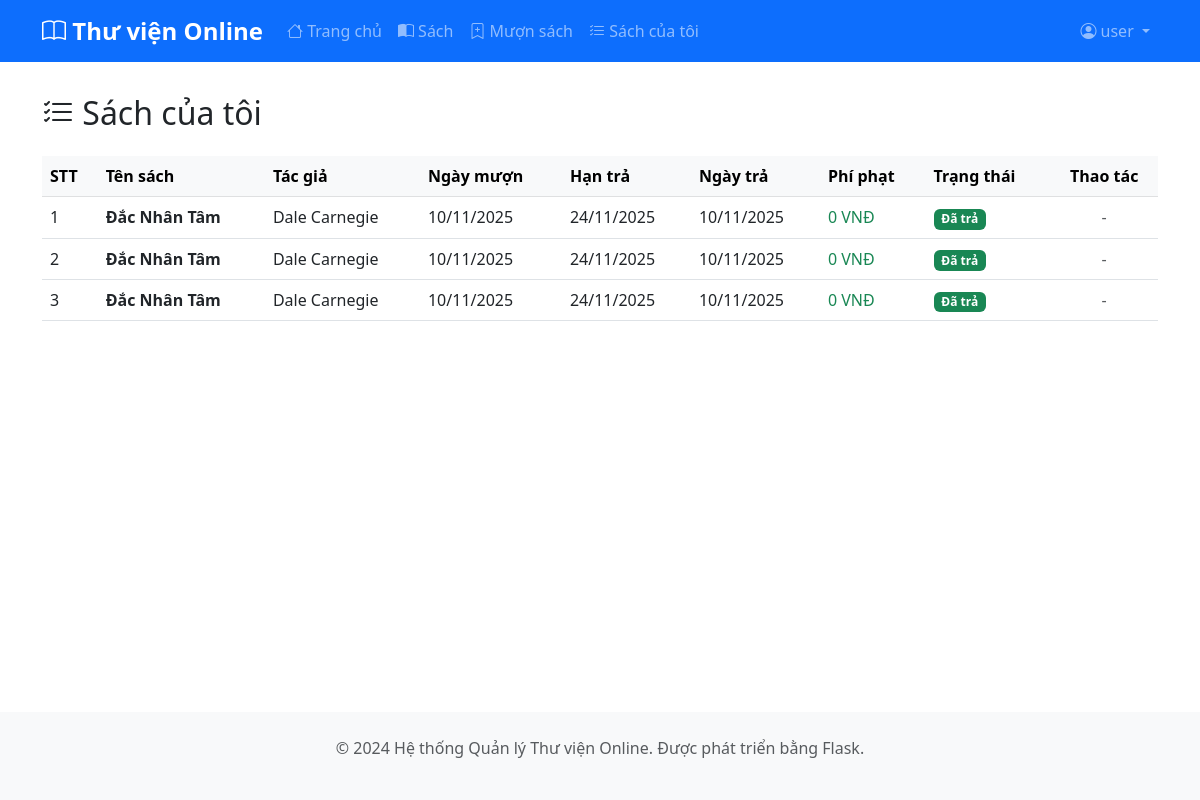
/my-borrows (signed in), run on the app's committed database.
### models.py (models this page shows, shortened)
class User(UserMixin, db.Model):
    id = db.Column(db.Integer, primary_key=True)
    username = db.Column(db.String(80), unique=True, nullable=False)
    password_hash = db.Column(db.String(200), nullable=False)
    role = db.Column(db.String(20), default='user')  # 'admin' hoặc 'user'
    def is_admin(self):
        return self.role == 'admin'

class BorrowRecord(db.Model):
    id = db.Column(db.Integer, primary_key=True)
    book_id = db.Column(db.Integer, db.ForeignKey('book.id'), nullable=False)
    user_id = db.Column(db.Integer, db.ForeignKey('user.id'), nullable=False)
    borrow_date = db.Column(db.DateTime, default=datetime.utcnow)
    due_date = db.Column(db.DateTime, nullable=False)
    return_date = db.Column(db.DateTime)
    status = db.Column(db.String(20), default='borrowing')  # 'borrowing' hoặc 'returned'
    late_fee = db.Column(db.Integer, default=0)
    book = db.relationship('Book', backref='borrow_records')
    user = db.relationship('User', backref='borrow_records')
    def is_overdue(self):
        return self.status == 'borrowing' and datetime.utcnow() > self.due_date

class Book(db.Model):
    id = db.Column(db.Integer, primary_key=True)
    title = db.Column(db.String(200), nullable=False)
    author = db.Column(db.String(100), nullable=False)
    category = db.Column(db.String(50))
    quantity = db.Column(db.Integer, default=1)
    available = db.Column(db.Integer, default=1)
    created_at = db.Column(db.DateTime, default=datetime.utcnow)

### app.py (the view)
@app.route('/my-borrows')
@login_required
def my_borrows():
    records = BorrowRecord.query.filter_by(user_id=current_user.id).order_by(BorrowRecord.borrow_date.desc()).all()
    for record in records:
        if record.status == 'borrowing':
            record.calculate_late_fee(app.config['LATE_FEE_PER_DAY'])
    return render_template('my_borrows.html', records=records)

### app.py (called while the page is built)
@login_manager.user_loader
def load_user(user_id):
    return User.query.get(int(user_id))

### templates/my_borrows.html (shortened to what this page needs)
{% extends "base.html" %}
{% block content %}
<h2 class="mb-4"><i class="bi bi-list-check"></i> Sách của tôi</h2>
{% if records %}
<div class="table-responsive">
    <table class="table table-hover">
        <thead class="table-light">
            <tr>
                <th>STT</th>
                <th>Tên sách</th>
                <th>Tác giả</th>
                <th>Ngày mượn</th>
                <th>Hạn trả</th>
                <th>Ngày trả</th>
                <th>Phí phạt</th>
                <th>Trạng thái</th>
                <th class="text-center">Thao tác</th>
            </tr>
        </thead>
        <tbody>
            {% for record in records %}
            <tr {% if record.is_overdue() %}class="table-danger"{% endif %}>
                <td>{{ loop.index }}</td>
                <td><strong>{{ record.book.title }}</strong></td>
                <td>{{ record.book.author }}</td>
                <td>{{ record.borrow_date.strftime('%d/%m/%Y') }}</td>
                <td>
                    {{ record.due_date.strftime('%d/%m/%Y') }}
                </td>
                <td>
                    {% if record.return_date %}
                    {{ record.return_date.strftime('%d/%m/%Y') }}
                    {% else %}
                    <span class="text-muted">Chưa trả</span>
                    {% endif %}
                </td>
                <td>
                    {% if record.late_fee > 0 %}
                    <span class="text-danger fw-bold">{{ "{:,}".format(record.late_fee) }} VNĐ</span>
                    {% else %}
                    <span class="text-success">0 VNĐ</span>
                    {% endif %}
                </td>
                <td>
                    {% if record.status == 'borrowing' %}
                    <span class="badge bg-warning">Đang mượn</span>
                    {% else %}
                    <span class="badge bg-success">Đã trả</span>
                    {% endif %}
                </td>
                <td class="text-center">
                    {% if record.status == 'borrowing' %}
                    <a href="{{ url_for('return_book', id=record.id) }}"
                       class="btn btn-sm btn-success"
                       onclick="return confirm('Xác nhận trả sách?')">
                        <i class="bi bi-check-circle"></i> Trả sách
                    </a>
                    {% else %}
                    <span class="text-muted">-</span>
                    {% endif %}
                </td>
            </tr>
            {% endfor %}
        </tbody>
    </table>
</div>
{% set active_borrows = records|selectattr('status', 'equalto', 'borrowing')|list %}
{% else %}
<div class="alert alert-info">
    <i class="bi bi-info-circle"></i> Bạn chưa mượn sách nào.
    <a href="{{ url_for('borrow') }}" class="alert-link">Mượn sách ngay</a>
</div>
{% endif %}
{% endblock %}

### templates/base.html (shortened to what this page needs)
<!DOCTYPE html>
<html lang="vi">
<head>
    <link href="https://cdn.jsdelivr.net/npm/bootstrap@5.3.0/dist/css/bootstrap.min.css" rel="stylesheet">
    <link rel="stylesheet" href="https://cdn.jsdelivr.net/npm/bootstrap-icons@1.11.0/font/bootstrap-icons.css">
</head>
<body>
    <nav class="navbar navbar-expand-lg navbar-dark bg-primary">
        <div class="container">
            <a class="navbar-brand" href="{{ url_for('index') }}">
                <i class="bi bi-book"></i> Thư viện Online
            </a>
            <div class="collapse navbar-collapse" id="navbarNav">
                <ul class="navbar-nav me-auto">
                    <li class="nav-item">
                        <a class="nav-link" href="{{ url_for('index') }}">
                            <i class="bi bi-house"></i> Trang chủ
                        </a>
                    </li>
                    <li class="nav-item">
                        <a class="nav-link" href="{{ url_for('books') }}">
                            <i class="bi bi-book-half"></i> Sách
                        </a>
                    </li>
                    {% if current_user.is_authenticated %}
                    <li class="nav-item">
                        <a class="nav-link" href="{{ url_for('borrow') }}">
                            <i class="bi bi-bookmark-plus"></i> Mượn sách
                        </a>
                    </li>
                    <li class="nav-item">
                        <a class="nav-link" href="{{ url_for('my_borrows') }}">
                            <i class="bi bi-list-check"></i> Sách của tôi
                        </a>
                    </li>
                    {% endif %}
                </ul>
                <ul class="navbar-nav">
                    {% if current_user.is_authenticated %}
                    <li class="nav-item dropdown">
                        <a class="nav-link dropdown-toggle" href="#" id="userDropdown" role="button" data-bs-toggle="dropdown">
                            <i class="bi bi-person-circle"></i> {{ current_user.username }}
                        </a>
                    </li>
                    {% else %}
                    <li class="nav-item">
                        <a class="nav-link" href="{{ url_for('login') }}">
                            <i class="bi bi-box-arrow-in-right"></i> Đăng nhập
                        </a>
                    </li>
                    {% endif %}
                </ul>
            </div>
        </div>
    </nav>
    <div class="content">
        <div class="container">
            {% block content %}{% endblock %}
        </div>
    </div>
    <footer>
        <div class="container text-center text-muted">
            <p>&copy; 2024 Hệ thống Quản lý Thư viện Online. Được phát triển bằng Flask.</p>
        </div>
    </footer>
</body>
</html>

### templates/base.html (style rules this page uses)
body { min-height: 100vh; display: flex; flex-direction: column; }
.navbar-brand { font-weight: bold; font-size: 1.5rem; }
.content { flex: 1; padding: 2rem 0; }
footer { background-color: #f8f9fa; padding: 1.5rem 0; margin-top: auto; }

### data on the page
User: username "user"
BorrowRecord: book "Đắc Nhân Tâm", book.author "Dale Carnegie", borrow_date "10/11/2025", due_date "24/11/2025", return_date "10/11/2025", late_fee "0 VNĐ", status "Đã trả"
BorrowRecord: book "Đắc Nhân Tâm", book.author "Dale Carnegie", borrow_date "10/11/2025", due_date "24/11/2025", return_date "10/11/2025", late_fee "0 VNĐ", status "Đã trả"
BorrowRecord: book "Đắc Nhân Tâm", book.author "Dale Carnegie", borrow_date "10/11/2025", due_date "24/11/2025", return_date "10/11/2025", late_fee "0 VNĐ", status "Đã trả"
